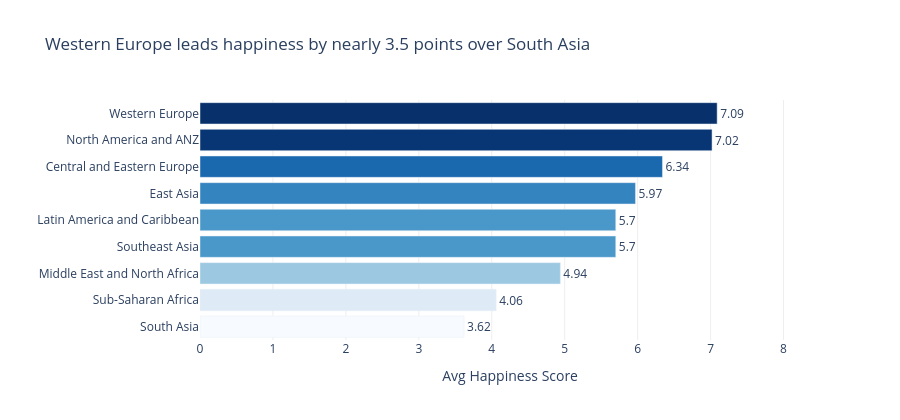

The notebook cell this image was saved under:
### Code cell
region_avg = (
    df.groupby('Region')['Happiness_Score']
    .mean()
    .reset_index()
    .sort_values('Happiness_Score')
)
region_avg['Happiness_Score'] = region_avg['Happiness_Score'].round(2)

fig1 = px.bar(
    region_avg,
    x='Happiness_Score',
    y='Region',
    orientation='h',
    text='Happiness_Score',
    color='Happiness_Score',
    color_continuous_scale='Blues',
    title='Western Europe leads happiness by nearly 3.5 points over South Asia',
    labels={'Happiness_Score': 'Avg Happiness Score', 'Region': ''},
)

fig1.update_traces(textposition='outside')
fig1.update_layout(
    plot_bgcolor='white',
    xaxis=dict(range=[0, 8.5], showgrid=True, gridcolor='#eeeeee'),
    yaxis=dict(showgrid=False),
    coloraxis_showscale=False,
    height=420,
)

fig1.show()

### Figure 1 — Plotly figure (JSON) as saved in the notebook; plotly's stock layout.template omitted (floating-point values rounded to 4 significant figures)
{"data": [{"hovertemplate": "Avg Happiness Score=%{marker.color}<br>=%{y}<extra></extra>", "legendgroup": "", "marker": {"color": [3.62, 4.06, 4.94, 5.7, 5.7, 5.97, 6.34, 7.02, 7.09], "coloraxis": "coloraxis", "pattern": {"shape": ""}}, "name": "", "orientation": "h", "showlegend": false, "text": [3.62, 4.06, 4.94, 5.7, 5.7, 5.97, 6.34, 7.02, 7.09], "textposition": "outside", "type": "bar", "x": [3.62, 4.06, 4.94, 5.7, 5.7, 5.97, 6.34, 7.02, 7.09], "xaxis": "x", "y": ["South Asia", "Sub-Saharan Africa", "Middle East and North Africa", "Southeast Asia", "Latin America and Caribbean", "East Asia", "Central and Eastern Europe", "North America and ANZ", "Western Europe"], "yaxis": "y"}], "layout": {"barmode": "relative", "coloraxis": {"colorbar": {"title": {"text": "Avg Happiness Score"}}, "colorscale": [[0, "rgb(247,251,255)"], [0.125, "rgb(222,235,247)"], [0.25, "rgb(198,219,239)"], [0.375, "rgb(158,202,225)"], [0.5, "rgb(107,174,214)"], [0.625, "rgb(66,146,198)"], [0.75, "rgb(33,113,181)"], [0.875, "rgb(8,81,156)"], [1, "rgb(8,48,107)"]], "showscale": false}, "height": 420, "legend": {"tracegroupgap": 0}, "plot_bgcolor": "white", "title": {"text": "Western Europe leads happiness by nearly 3.5 points over South Asia"}, "xaxis": {"anchor": "y", "domain": [0, 1], "gridcolor": "#eeeeee", "range": [0, 8.5], "showgrid": true, "title": {"text": "Avg Happiness Score"}}, "yaxis": {"anchor": "x", "domain": [0, 1], "showgrid": false, "title": {"text": ""}}}}
